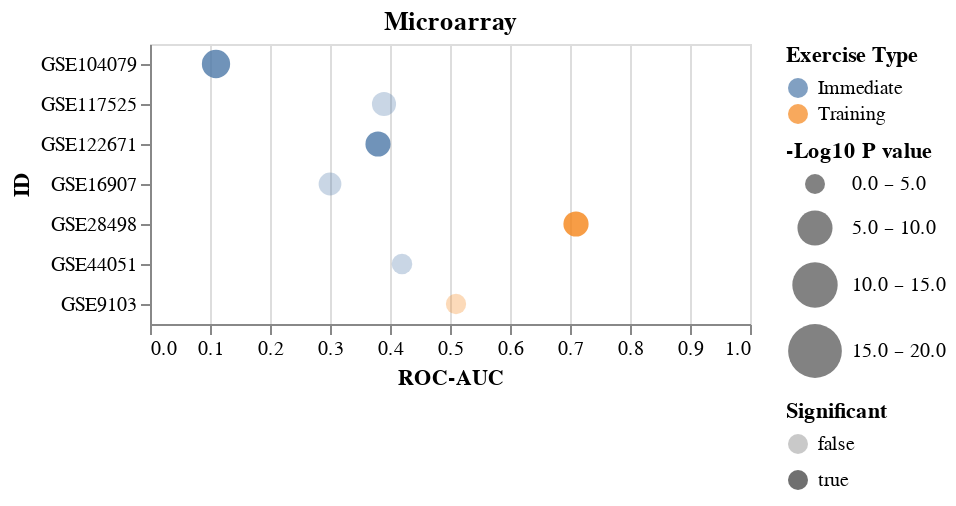

This figure's notebook cell:
### Code cell
chartLst[7]

### Figure 1 — Vega-Lite specification as saved in the notebook (floating-point values rounded to 4 significant figures)
{"config": {"view": {"continuousWidth": 300, "continuousHeight": 300}}, "data": {"name": "data-82bc0fc4e6a769db81963f1260ad7606"}, "mark": {"type": "circle"}, "encoding": {"color": {"field": "Exercise Type", "type": "nominal"}, "opacity": {"field": "Significant", "type": "nominal"}, "size": {"field": "-Log10 P value", "scale": {"bins": [0, 5, 10, 15, 20], "range": [100, 200], "reverse": false}, "type": "quantitative"}, "x": {"field": "ROC-AUC", "scale": {"domain": [0, 1]}, "type": "quantitative"}, "y": {"field": "ID", "type": "nominal"}}, "title": "Microarray", "$schema": "https://vega.github.io/schema/vega-lite/v5.8.0.json", "datasets": {"data-82bc0fc4e6a769db81963f1260ad7606": [{"ID": "GSE104079", "ROC-AUC": 0.11, "Pval": 0.0039, "Exercise Type": "Immediate", "-Log10 P value": 2.409, "Significant": true}, {"ID": "GSE117525", "ROC-AUC": 0.39, "Pval": 0.0786, "Exercise Type": "Immediate", "-Log10 P value": 1.105, "Significant": false}, {"ID": "GSE122671", "ROC-AUC": 0.38, "Pval": 0.0399, "Exercise Type": "Immediate", "-Log10 P value": 1.399, "Significant": true}, {"ID": "GSE16907", "ROC-AUC": 0.3, "Pval": 0.191, "Exercise Type": "Immediate", "-Log10 P value": 0.719, "Significant": false}, {"ID": "GSE28498", "ROC-AUC": 0.71, "Pval": 0.0386, "Exercise Type": "Training", "-Log10 P value": 1.413, "Significant": true}, {"ID": "GSE44051", "ROC-AUC": 0.42, "Pval": 0.72, "Exercise Type": "Immediate", "-Log10 P value": 0.1427, "Significant": false}, {"ID": "GSE9103", "ROC-AUC": 0.51, "Pval": 0.858, "Exercise Type": "Training", "-Log10 P value": 0.06651, "Significant": false}]}}
